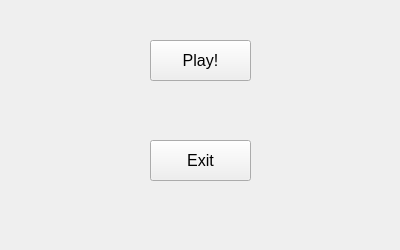
<?xml version="1.0" encoding="UTF-8"?>
<ui version="4.0">
 <class>MainWindow</class>
 <widget class="QMainWindow" name="MainWindow">
  <property name="geometry">
   <rect>
    <x>0</x>
    <y>0</y>
    <width>400</width>
    <height>250</height>
   </rect>
  </property>
  <property name="minimumSize">
   <size>
    <width>400</width>
    <height>250</height>
   </size>
  </property>
  <property name="maximumSize">
   <size>
    <width>400</width>
    <height>250</height>
   </size>
  </property>
  <property name="windowTitle">
   <string>MainWindow</string>
  </property>
  <widget class="QWidget" name="centralwidget">
   <widget class="QPushButton" name="pushButton">
    <property name="geometry">
     <rect>
      <x>150</x>
      <y>40</y>
      <width>101</width>
      <height>41</height>
     </rect>
    </property>
    <property name="font">
     <font>
      <pointsize>12</pointsize>
     </font>
    </property>
    <property name="text">
     <string>Play!</string>
    </property>
   </widget>
   <widget class="QPushButton" name="pushButton_2">
    <property name="geometry">
     <rect>
      <x>150</x>
      <y>140</y>
      <width>101</width>
      <height>41</height>
     </rect>
    </property>
    <property name="font">
     <font>
      <pointsize>12</pointsize>
     </font>
    </property>
    <property name="text">
     <string>Exit</string>
    </property>
   </widget>
  </widget>
  <widget class="QMenuBar" name="menubar">
   <property name="geometry">
    <rect>
     <x>0</x>
     <y>0</y>
     <width>400</width>
     <height>22</height>
    </rect>
   </property>
  </widget>
 </widget>
 <resources/>
 <connections>
  <connection>
   <sender>pushButton_2</sender>
   <signal>clicked()</signal>
   <receiver>MainWindow</receiver>
   <slot>close()</slot>
   <hints>
    <hint type="sourcelabel">
     <x>164</x>
     <y>169</y>
    </hint>
    <hint type="destinationlabel">
     <x>102</x>
     <y>174</y>
    </hint>
   </hints>
  </connection>
 </connections>
</ui>
